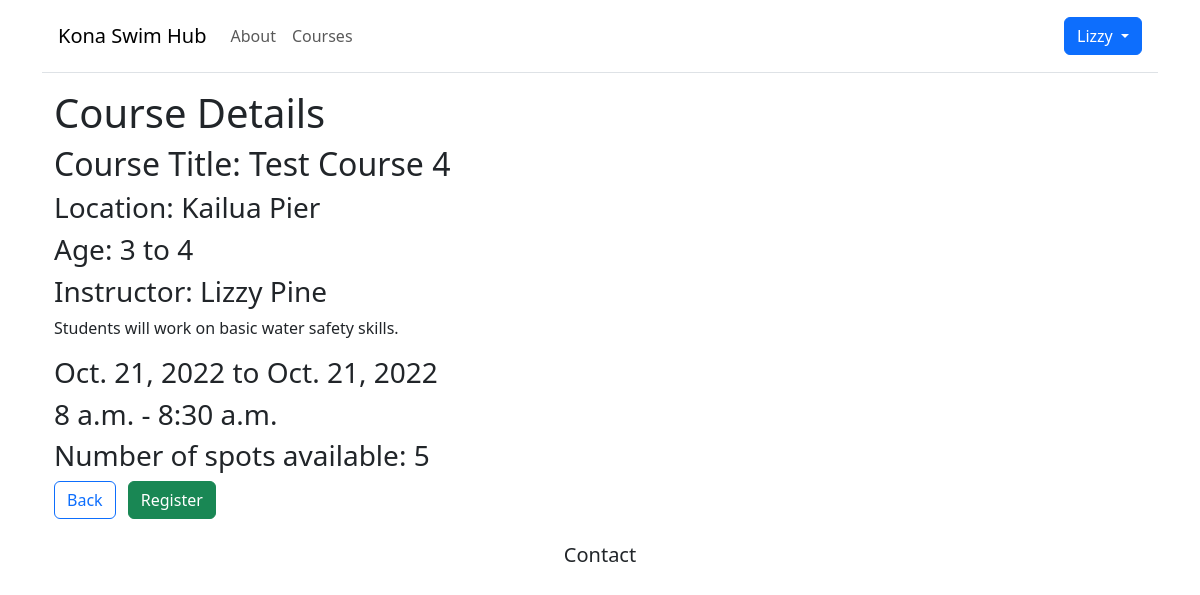
The page /lessons/course_detail/4 (signed in) on the database as committed earlier.
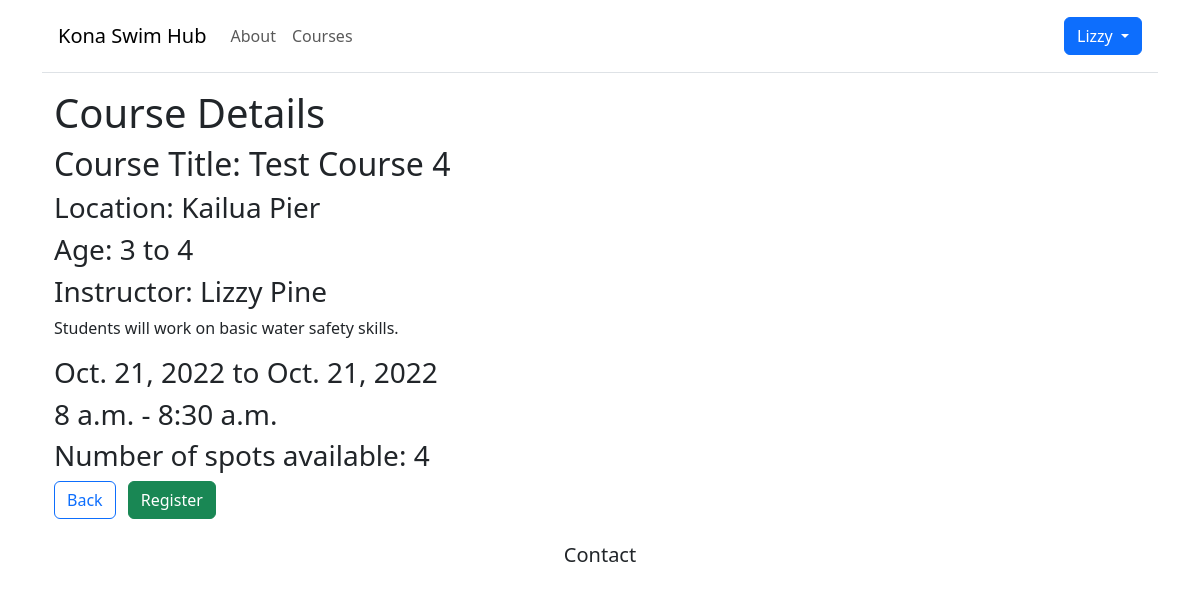
The same page on the database as committed later.
### lessons/models.py (models this page shows, shortened)
class Course(models.Model):
    course_instructor = models.ForeignKey(CustomUser, on_delete=models.CASCADE, null=True) # Check this: When User is deleted, also delete the Course.
    course_title = models.CharField(max_length=100, default=None)
    course_description = models.CharField(max_length=250)
    course_age_range_min = models.IntegerField(null=True)
    course_age_range_max = models.IntegerField(null=True)
    course_location = models.CharField(max_length=100)
    course_start_date = models.DateField(help_text="Enter the date this course will begin.")
    course_end_date = models.DateField(help_text="Enter the date this course will end.")
    course_day_of_week = models.CharField(max_length=100, blank=True)
    course_start_time = models.TimeField(help_text="Enter the start time for this course in Hawaii Standard Time (e.g., 01:00 PM).")
    course_end_time = models.TimeField(help_text="Enter the end time for this course in Hawaii Standard Time(e.g., 02:00 PM).")
    num_spots_available = models.IntegerField()
    course_price = models.DecimalField(max_digits=10, decimal_places=2)
    learner_on_roster = models.ManyToManyField(to=Learner, related_name="learners", blank=True)

### accounts/models.py (models this page shows)
class CustomUser(AbstractUser):
    email = models.EmailField(max_length=200)
    password = models.CharField(max_length=200)
    first_name = models.CharField(max_length = 100)
    last_name = models.CharField(max_length = 100)
    is_instructor = models.BooleanField(default=False)
    course_created = models.ForeignKey('lessons.Course', null=True, on_delete=models.CASCADE)
    def __str__(self):
        return self.first_name[:50] + " " + self.last_name[:50]

### lessons/views.py (the view)
# urls.py: path('course_detail/<int:pk>', CourseDetailView.as_view(), name='course_detail'),
class CourseDetailView(LoginRequiredMixin, DetailView):
    model = Course
    template_name = 'course_detail.html'
    context_object_name = 'course'

### templates/course_detail.html (shortened to what this page needs)
{% extends "base.html" %}
{% block content %}
<div class="container">
  <body>
    <h1>Course Details</h1>
    <h2> Course Title: {{ course.course_title }} </h2>
    <h3> Location: {{ course.course_location }} </h3>
    <h3> Age: {{ course.course_age_range_min }} to {{ course.course_age_range_max }} </h3>
    <h3> Instructor: {{ course.course_instructor }} </h3>
    <p> {{ course.course_description }} </p>
    <h3> {{ course.course_start_date }} to {{ course.course_end_date }} </h3>
    <h3> {{ course.course_start_time }} - {{ course.course_end_time }} </h3>
    <h3> Number of spots available: {{ course.num_spots_available }} </h3>
    <div class="text-start">
      <a href="{% url 'course_list' %}" class="btn btn-outline-primary me-2">Back</a>
      <a href=" {% url 'course_registration' course.pk %}" type="submit" class="btn btn-success"
        role="button">Register</a>
    </div>
  </body>
</div>
{% endblock content %}

Rows that differ between the two databases and show on the page:
changed Course "Test Course 4": num_spots_available "5" → "4"
